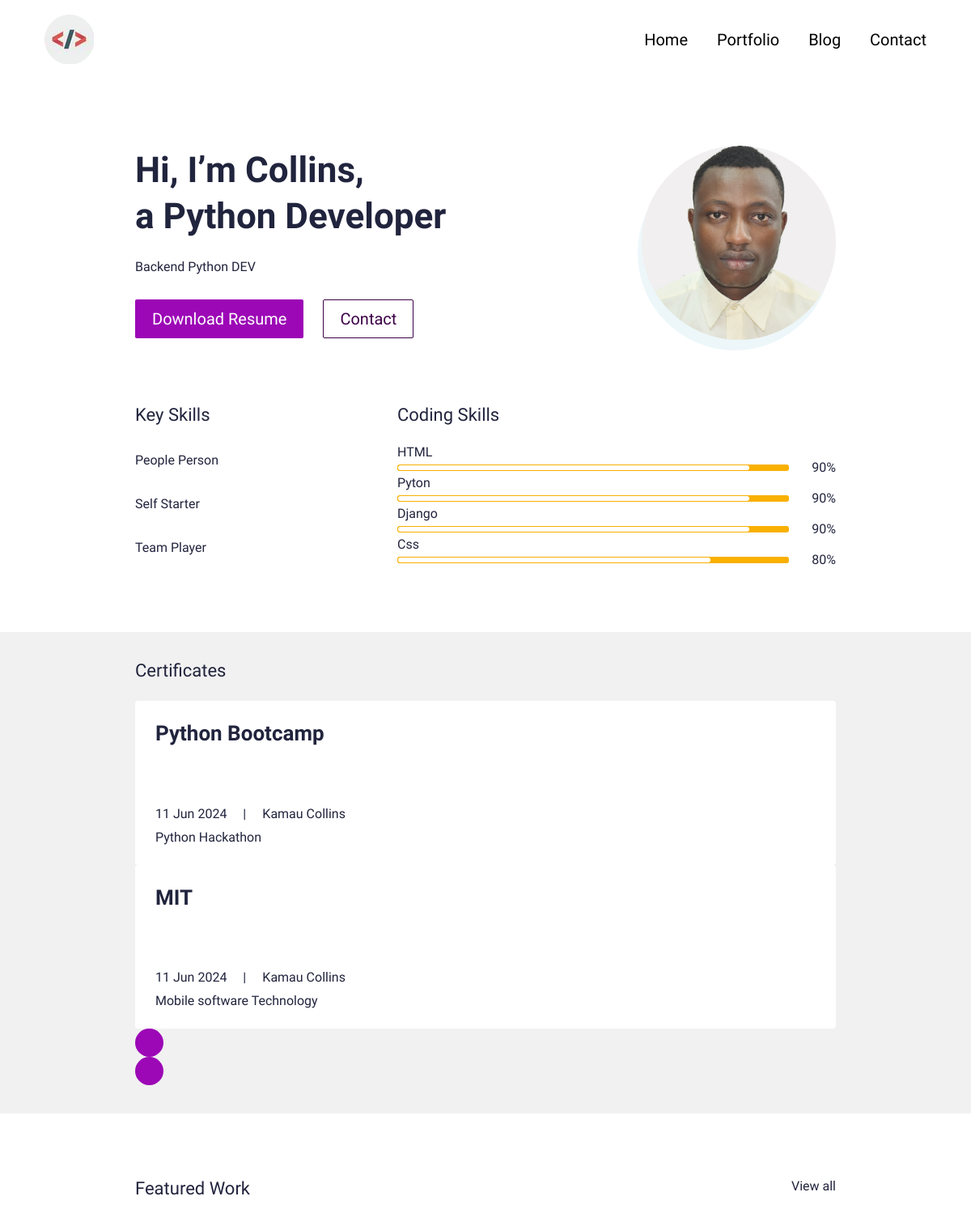
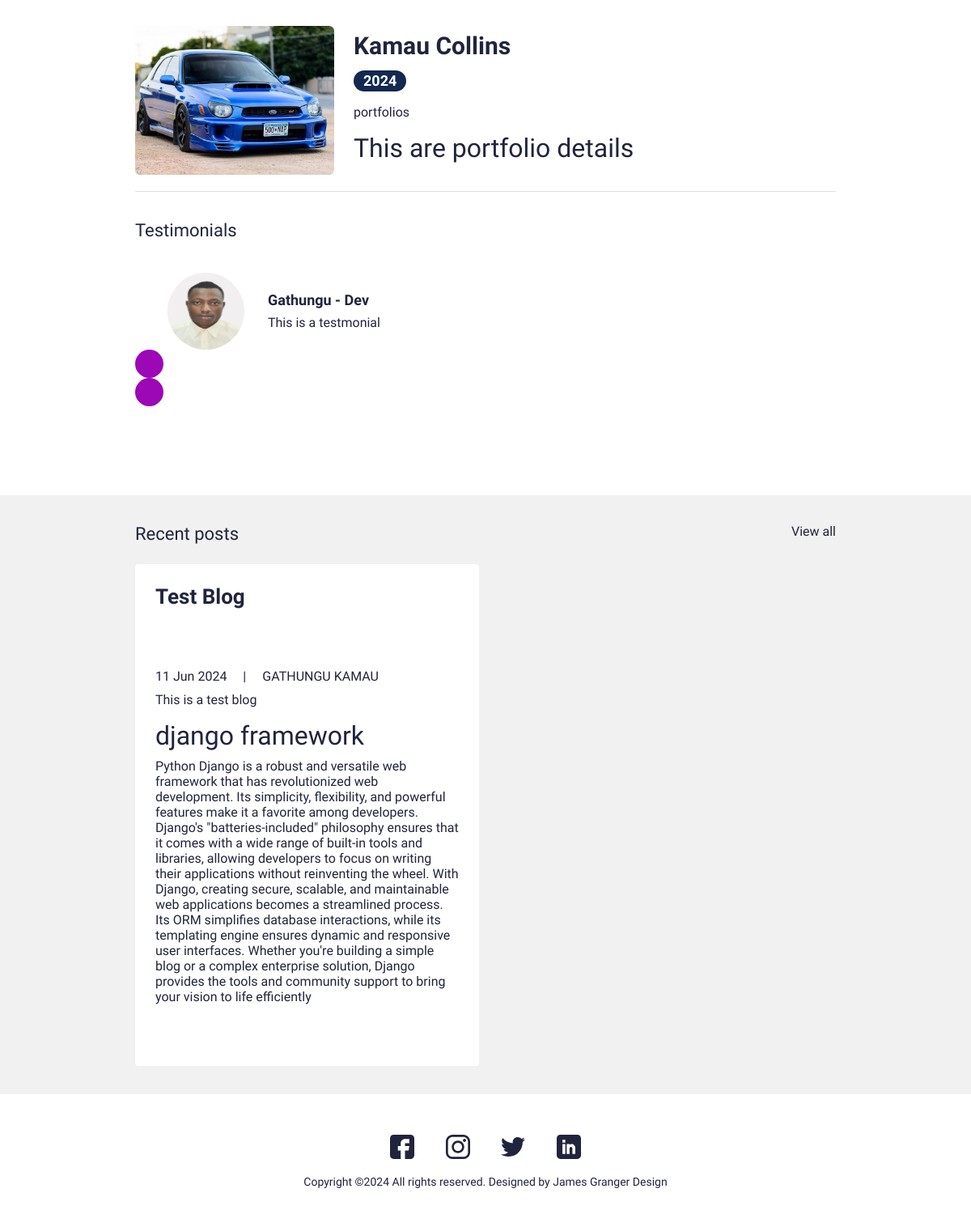
The page / on the database its author committed (2 pictures, top to bottom).
### main/models.py (models this page shows, shortened)
class UserProfile(models.Model):
    class Meta:
        verbose_name_plural = 'User Profiles'
        verbose_name = 'User Profile'
    user = models.OneToOneField(User, on_delete=models.CASCADE)
    avatar = models.ImageField(blank=True, null=True, upload_to="avatar")
    title = models.CharField(max_length=200, blank=True, null=True)
    bio = models.TextField(blank=True, null=True)
    skills = models.ManyToManyField(Skill, blank=True)
    cv = models.FileField(blank=True, null=True, upload_to="cv")

class Skill(models.Model):
    class Meta:
        verbose_name_plural = 'Skills'
        verbose_name = 'Skill'
    name = models.CharField(max_length=20, blank=True, null=True)
    score = models.IntegerField(default=80, blank=True, null=True)
    image = models.FileField(blank=True, null=True, upload_to="skills")
    is_key_skill = models.BooleanField(default=False)

class Certificate(models.Model):
    class Meta:
        verbose_name_plural = 'Certificates'
        verbose_name = 'Certificate'
    date = models.DateTimeField(blank=True, null=True)
    name = models.CharField(max_length=50, blank=True, null=True)
    title = models.CharField(max_length=200, blank=True, null=True)
    description = models.CharField(max_length=500, blank=True, null=True)
    is_active = models.BooleanField(default=True)

class Portfolio(models.Model):
    class Meta:
        verbose_name_plural = 'Portfolio Profiles'
        verbose_name = 'Portfolio'
        ordering = ["name"]
    date = models.DateTimeField(blank=True, null=True)
    name = models.CharField(max_length=200, blank=True, null=True)
    description = models.CharField(max_length=500, blank=True, null=True)
    body = RichTextField(blank=True, null=True)
    image = models.ImageField(blank=True, null=True, upload_to="portfolio")
    slug = models.SlugField(null=True, blank=True)
    is_active = models.BooleanField(default=True)

class Testimonial(models.Model):
    class Meta:
        verbose_name_plural = 'Testimonials'
        verbose_name = 'Testimonial'
        ordering = ["name"]
    thumbnail = models.ImageField(blank=True, null=True, upload_to="testimonials")
    name = models.CharField(max_length=200, blank=True, null=True)
    role = models.CharField(max_length=200, blank=True, null=True)
    quote = models.CharField(max_length=500, blank=True, null=True)
    is_active = models.BooleanField(default=True)

class Blog(models.Model):
    class Meta:
        verbose_name_plural = 'Blog Profiles'
        verbose_name = 'Blog'
        ordering = ["timestamp"]
    timestamp = models.DateTimeField(auto_now_add=True)
    author = models.CharField(max_length=200, blank=True, null=True)
    name = models.CharField(max_length=200, blank=True, null=True)
    description = models.CharField(max_length=500, blank=True, null=True)
    body = RichTextField(blank=True, null=True)
    slug = models.SlugField(null=True, blank=True)
    image = models.ImageField(blank=True, null=True, upload_to="blog")
    is_active = models.BooleanField(default=True)

### main/views.py (the view)
# urls.py: path('', views.IndexView.as_view(), name="home"),
class IndexView(generic.TemplateView):
	template_name = "main/index.html"
	def get_context_data(self, **kwargs):
		context = super().get_context_data(**kwargs)
		testimonials = Testimonial.objects.filter(is_active=True)
		certificates = Certificate.objects.filter(is_active=True)
		blogs = Blog.objects.filter(is_active=True)
		portfolio = Portfolio.objects.filter(is_active=True)
		skills = Skill.objects.filter(is_key_skill=True)
		context["testimonials"] = testimonials
		context["certificates"] = certificates
		context["blogs"] = blogs
		context["portfolio"] = portfolio
		all_skills = Skill.objects.all()
		key_skills = [skill for skill in all_skills if skill.is_key_skill]
		coding_skills = [skill for skill in all_skills if not skill.is_key_skill]
		context["key_skills"] = key_skills
		context["coding_skills"] = coding_skills
		context["skills"] = skills
		return context

### resume/contex_processors.py (called while the page is built)
def project_contex(request):
    contex = {
        'me': User.objects.first(),
    }
    return contex

### main/templates/main/index.html (shortened to what this page needs)
{% extends 'main/base.html' %}
{% load static %}
{% block content %}
<section>
  <div class="bannerSection">
    <div class="container">
      <div class="row g-4 g-md-3  align-items-center">
        <div class="col-md-auto order-md-last">
          <div class="bannerUserImg">
            <img src="{{me.userprofile.avatar.url}}" alt="{{me.first_name|title}} {{me.last_name|title}} avatar">
          </div>
        </div>
        <div class="col-md">
          <div class="bannerContent">
            <h1 class="xlTitle pb-3">Hi, I’m {{me.first_name|title}}, <br> a {{me.userprofile.title}} </br></h1>
            <p>{{me.userprofile.bio}}</p>
            <div class="bannerBtnCol">
              <div class="row">
                <div class="col-auto">
                  <a download href="" class="btn btnPrimary">Download Resume</a>
                </div>
                <div class="col-auto">
                  <a href="{% url 'main:contact' %}" class="btn btnOutline">Contact</a>
                </div>
              </div>
            </div>
          </div>
        </div>
      </div>
    </div>
  </div>
</section>
<section>
  <div class="sectionSpace pt-0">
    <div class="container">
      <div class="row">
        <div class="col-md-auto">
          <div class="keySkillCol">
            <h4 class="smTitle pb-3">Key Skills</h4>
            {% for sk in key_skills %}
            <div class="keySkillCard">
              <span class="ksText">{{ sk.name }}</span>
            </div>
            {% endfor %}
          </div>
        </div>
        <div class="col-md">
          <h4 class="smTitle pb-3">Coding Skills</h4>
          <div class="progressCol">
            {% for sk in coding_skills %}
            <div class="progressCard">
              <span class="progressLbl">{{ sk.name }}</span>
              <div class="row g-2 align-items-center">
                <div class="col">
                  <div class="progress progressStyle">
                    <div class="progress-bar" role="progressbar" style="width: {{ sk.score }}%;" aria-valuenow="{{ sk.score }}" aria-valuemin="0" aria-valuemax="100">
                      <span>Score: {{ sk.score }}%</span>
                    </div>
                  </div>
                </div>
                <div class="col-auto">
                  <span class="pLbl">{{ sk.score }}%</span>
                </div>
              </div>
            </div>
            {% endfor %}
          </div>
        </div>
      </div>
    </div>
  </div>
</section>
<section>
  <div class="sectionSpaceSm lightBg">
    <div class="container">
      <div class="row pb-3">
        <div class="col">
          <h4 class="smText regular">Certificates</h4>
        </div>
      </div>
      <div class="sliderOuter">
        <div class="swiper certificatesSlider">
          <div class="swiper-wrapper">
            {% for c in certificates %}
            {% if c.is_active %}
            <div class="swiper-slide">
              <div class="cardStyle1">
                <h4 class="mdTitle cs1Title">
                  <a href="javascript:void(0)">{{c.title}}</a>
                </h4>
                <ul class="cardOptionCol">
                  <li>{{c.date.date}}</li>
                  <li>{{c.name|title}}</li>
                </ul>
                <p>{{c.description}}</p>
              </div>
            </div>
            {% endif %}
            {% endfor %}
          </div>
        </div>
        <div class="cert-swiper-button-next swiper-button-next swiperBtnStyle"></div>
        <div class="cert-swiper-button-prev swiper-button-prev swiperBtnStyle"></div>
      </div>
    </div>
  </div>
</section>
<section>
  <div class="sectionSpace">
    <div class="container">
      <div class="portfolioCol">
        <div class="row pb-3">
          <div class="col">
            <h4 class="smText regular">Featured Work</h4>
          </div>
          <div class="col-auto">
            <a href="{% url 'main:portfolios' %}" class="simpleLink">View all</a>
          </div>
        </div>
        {% for p in portfolio %}
        {% if p.is_active %}
        <div class="portfolioCard">
          <div class="row g-4 align-items-center">
            <div class="col-md-auto">
              <div class="portfolioImgCol">
                <a href="{% url 'main:portfolio' slug=p.slug %}"><img src="{{p.image.url}}" alt="..."></a>
              </div>
            </div>
            <div class="col-md">
              <div class="portfolioContentCol">
                <h4 class="lgTitle"><a href="{% url 'main:portfolio' slug=p.slug %}">{{p.name}}</a></h4>
                <ul class="portfolioOption">
                  <li><span class="dateLbl">{{p.date.year}}</span></li>
                </ul>
                <p>{{p.description}}</p>
                <p>{{p.body|safe}}</p>
              </div>
            </div>
          </div>
        </div>
        {% endif %}
        {% endfor %}
      </div>
      <div class="testimonialCol">
        <h4 class="smText regular d-block">Testimonials</h4>
        <div class="testimonialSlider">
          <div class="swiper testimonialSwiper">
            <div class="swiper-wrapper">
              {% for t in testimonials %}
              {% if t.is_active %}
              <div class="swiper-slide">
                <div class="testimonialCard">
                  <div class="row align-items-center">
                    <div class="col-sm-auto">
                      <div class="tImgCol">
                        <img src="{{t.thumbnail.url}}" alt="...">
                      </div>
                    </div>
                    <div class="col-sm">
                      <div class="tContentCol">
                        <h4 class="xsTitle bold">{{t.name}} - {{t.role}}</h4>
                        <p>{{t.quote}}</p>
                      </div>
                    </div>
                  </div>
                </div>
              </div>
              {% endif %}
              {% endfor %}
            </div>
            <div class="test-swiper-button-next swiper-button-next swiperBtnStyle"></div>
            <div class="test-swiper-button-prev swiper-button-prev swiperBtnStyle"></div>
          </div>
        </div>
      </div>
    </div>
  </div>
</section>
<section>
  <div class="sectionSpaceSm lightBg">
    <div class="container">
      <div class="row pb-3">
        <div class="col">
          <h4 class="smText regular">Recent posts</h4>
        </div>
        <div class="col-auto">
          <a href="{% url 'main:blogs' %}" class="simpleLink">View all</a>
        </div>
      </div>
      <div class="row g-3">
      {% for b in blogs %}
      {% if b.is_active %}
        <div class="col-lg-6">
          <div class="cardStyle1">
            <h4 class="mdTitle cs1Title"><a href="{% url 'main:blog' slug=b.slug %}">{{b.name}}</a></h4>
            <ul class="cardOptionCol">
              <li>{{b.timestamp.date}}</li>
              <li>{{b.author}}</li>
            </ul>
            <p>{{b.description}}</p>
            <p> {{b.body|safe}}</p>
          </div>
        </div>
        {% endif %}
        {% endfor %}
      </div>
    </div>
  </div>
</section>
{% endblock %}

### main/templates/main/base.html (shortened to what this page needs)
{% load static %}
<!doctype html>
<html lang="en">
  <head>
    <link href="{% static 'css/bootstrap.min.css' %}" rel="stylesheet">
    <link rel="stylesheet" href="https://unpkg.com/swiper@7.0.5/swiper-bundle.min.css">
    <link href="{% static 'css/style.css' %}" rel="stylesheet">
  </head>
  <body>
    {% include 'main/partials/nav.html' %}
    {% block content %}
    {% endblock %}
    {% include 'main/partials/footer.html' %}
  </body>
</html>

### main/templates/main/partials/nav.html (shortened to what this page needs)
{% load static %}
<header>
    <div class="headerCol">
    <div class="container-fluid">
        <div class="row align-items-center">
        <div class="col-auto">
            <div class="logoCol"><a href="{% url 'main:home' %}"><img src="{% static 'images/log.png' %}" alt="..."></a></div>
        </div>
        <div class="col">
            <div class="navCollapseCol">
            <div class="navCol">
                <ul>
                <li><a href="{%url 'main:home'%}">Home</a></li>
                <li><a href="{%url 'main:portfolios' %}">Portfolio</a></li>
                <li><a href="{% url 'main:blogs' %}">Blog</a></li>
                <li><a href="{%url 'main:contact'%}">Contact</a></li>
                </ul>
            </div>
            </div>
        </div>
        </div>
    </div>
    </div>
</header>

### main/templates/main/partials/footer.html
{% load static %}
    <footer>
        <div class="footerCol">
          <div class="container">
            <ul class="socialCol">
              <li><a href="javascript:void(0)"><img src="{% static 'images/fb.svg' %}" alt="..."></a></li>
              <li><a href="javascript:void(0)"><img src="{% static 'images/insta.svg' %}" alt="..."></a></li>
              <li><a href="javascript:void(0)"><img src="{% static 'images/twitter.svg' %}" alt="..."></a></li>
              <li><a href="javascript:void(0)"><img src="{% static 'images/linkedin.svg' %}" alt="..."></a></li>
            </ul>
            <div class="copyrightCol">
              <p>Copyright ©{% now 'Y' %} All rights reserved. Designed by <a href="https://jamesgrangerdesign.co.uk/" target="_blank">James Granger Design</a></p>
            </div>
          </div>
        </div>
      </footer>

### rows shown on the page
Skill: name "People Person"
Skill: name "Self Starter"
Skill: name "Team Player"
Skill: name "HTML", score "90"
Skill: name "Pyton", score "90"
Skill: name "Django", score "90"
Skill: name "Css", score "80"
Certificate: title "Python Bootcamp", date "11 Jun 2024", name "Kamau Collins", description "Python Hackathon"
Certificate: title "MIT", date "11 Jun 2024", name "Kamau Collins", description "Mobile software Technology"
Portfolio: image (picture), name "Kamau Collins", date.year "2024", description "portfolios", body "This are portfolio details"
Testimonial: thumbnail (picture), name "Gathungu", role "Dev", quote "This is a testmonial"
Blog: name "Test Blog", timestamp "11 Jun 2024", author "GATHUNGU KAMAU", description "This is a test blog", body "django framework Python Django is a robust and versatile web framework that has revolutionized web development. Its simplicity, flexibility, and powerful features make it a favorite among developers. Django's \"batteries-included\" philosophy ensures that it comes with a wide range of built-in tools and libraries, allowing developers to focus on writing their applications without reinventing the wheel. With Django, creating secure, scalable, and maintainable web applications becomes a streamlined process. Its ORM simplifies database interactions, while its templating engine ensures dynamic and responsive user interfaces. Whether you're building a simple blog or a complex enterprise solution,…"

### other values the page prints
{{ me.first_name|title }} "Collins"
{{ me.userprofile.title }} "Python Developer"
{{ me.userprofile.bio }} "Backend Python DEV"
